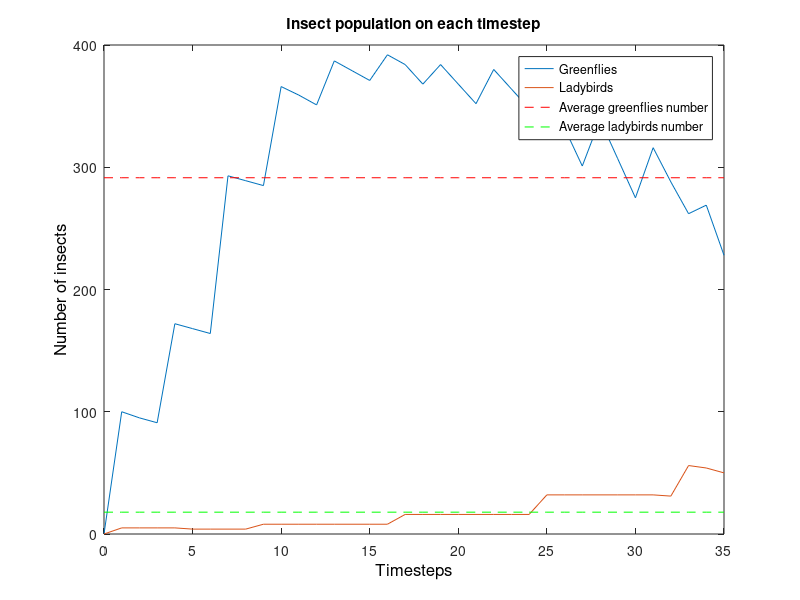

Here is the MATLAB script that generated this plot:
%A script to show the number of insects during the lifetime of a program
table = load('TheGoLStats.csv');

GrnAverage = mean(table(:,2));
LadAverage = mean(table(:,3));

x  = table(:,1);
y1 = [table(:,2) table(:,3)];
y2 = [ones(size(x))*GrnAverage ones(size(x))*LadAverage];

figure;
plot(x,y1);
hold on;
line(x,y2(:,1),'Color','red','LineStyle','--');
line(x,y2(:,2),'Color','green','LineStyle','--');
xlim([0 max(x)]);
xlabel('Timesteps','FontSize',12,'FontWeight','normal','Color','k')
ylabel('Number of insects','FontSize',12,'FontWeight','normal','Color','k')
title('Insect population on each timestep')
legend('Greenflies','Ladybirds','Average greenflies number','Average ladybirds number');
hold off;